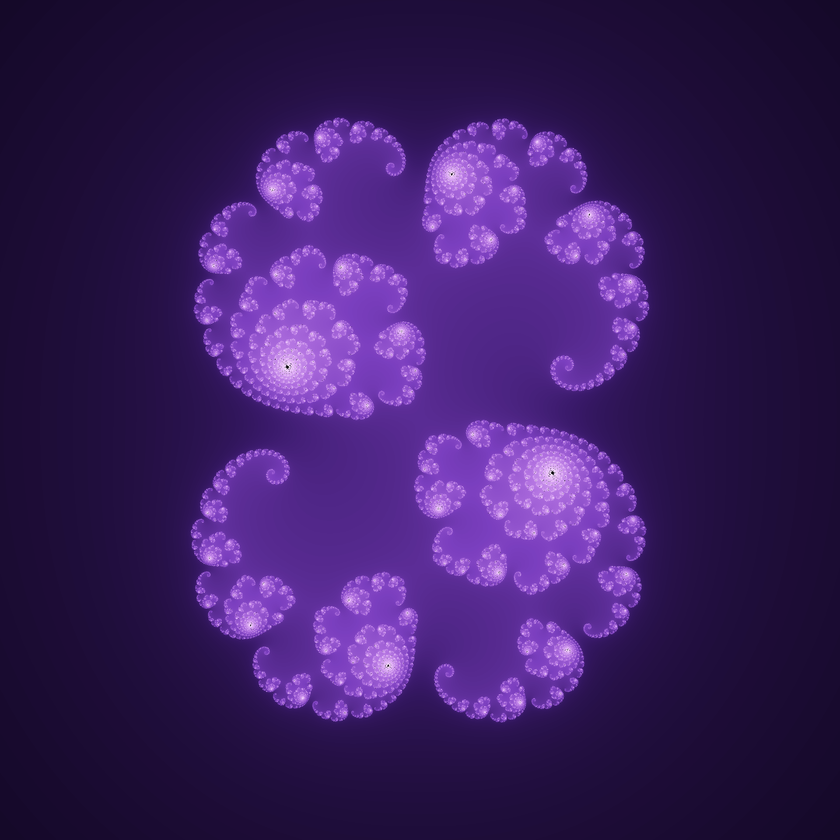
#> input picture magnets/Amethyst_Julia_1800.png, 840 x 840 px, shrunk from 1800 x 1800 before the run
$ python render_labeled_magnet.py
#> lines starting #> are read from the running program, lines starting #| are printed output that depends on the picture
"""
render_labeled_magnet.py — overlay the generating equation on a fractal magnet.
Makes the magnet read as "math art": the fractal + the exact formula that
produced it, set in Computer Modern (LaTeX). Reusable across the magnet series.
"""
import os
import matplotlib
matplotlib.use("Agg")
import matplotlib.pyplot as plt
from PIL import Image
import numpy as np

matplotlib.rcParams["mathtext.fontset"] = "cm"

HERE = os.path.dirname(os.path.abspath(__file__))
GOLD = "#e7c977"
CREAM = "#f6efdd"

# design -> (source png, small-caps name, equation, constant line)
LABELS = {
    "Amethyst_Julia": dict(
        src="Amethyst_Julia_1800.png",
        name="J U L I A   S E T",
        eq=r"$z_{n+1} = z_n^{2} + c$",
        const=r"$c = 0.285 + 0.01\,i$"),
}


def render(key, out=None):
#> called with key = 'Amethyst_Julia'
    spec = LABELS[key]
    img = Image.open(os.path.join(HERE, spec["src"])).convert("RGB")
#> img is the input picture: PIL image 840x840 RGB; mean R, G, B 58.3, 29.4, 96.3
    W, H = img.size
#> W = 840; H = 840
    dpi = 200
    fig = plt.figure(figsize=(W / dpi, H / dpi), dpi=dpi)
    ax = fig.add_axes([0, 0, 1, 1]); ax.axis("off")
    ax.imshow(np.asarray(img), extent=(0, 1, 0, 1), aspect="auto")

    # soft dark gradient strip along the bottom for legibility (dark at y=0,
    # fading smoothly to fully clear at the top of the band -> no hard seam)
    grad = np.linspace(0, 1, 256)[:, None]        # row0=0 (top), row255=1 (bottom)
    band = np.zeros((256, 4, 4))
    band[..., 3] = grad * 0.62                     # alpha: clear on top, dark at base
    ax.imshow(band, extent=(0, 1, 0.0, 0.40), aspect="auto", zorder=2,
              interpolation="bilinear")

    ax.text(0.5, 0.185, spec["name"], color=GOLD, ha="center", va="center",
            fontsize=9.5, family="sans-serif", zorder=3)
    ax.text(0.5, 0.115, spec["eq"], color=CREAM, ha="center", va="center",
            fontsize=19, zorder=3)
    ax.text(0.5, 0.045, spec["const"], color=(0.85, 0.83, 0.90), ha="center", va="center",
            fontsize=11.5, zorder=3)

    ax.set_xlim(0, 1); ax.set_ylim(0, 1)
    out = out or os.path.join(HERE, key + "_labeled.png")
    fig.savefig(out, dpi=dpi); plt.close(fig)
#> after `fig.savefig(out, dpi=dpi)`:
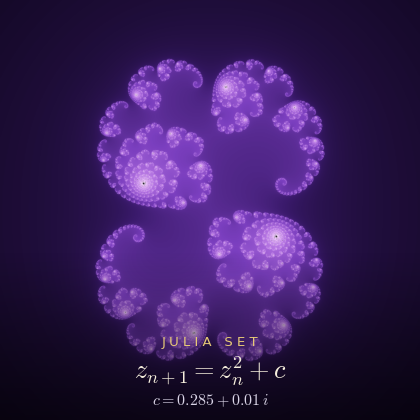
#> figure drawn by matplotlib, 1 panel
    print("saved", out)
    return out


if __name__ == "__main__":
    render("Amethyst_Julia")
